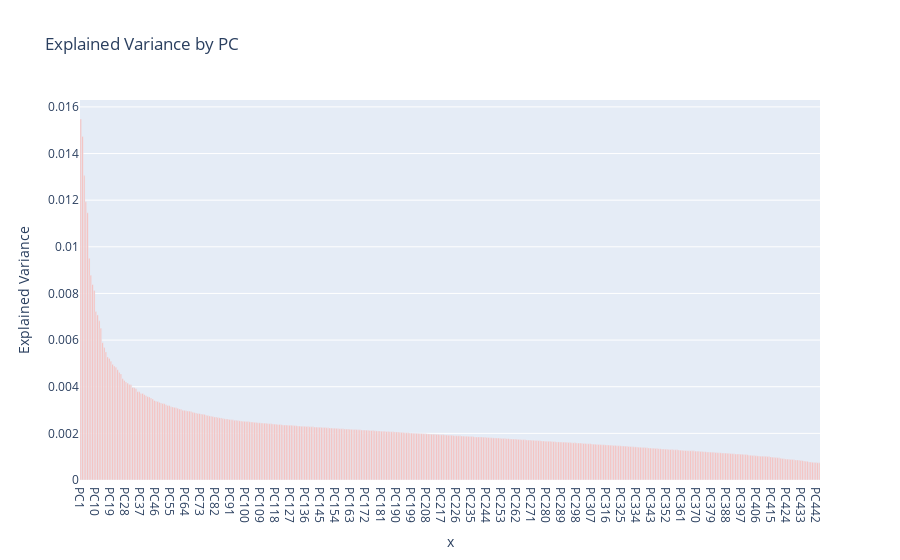
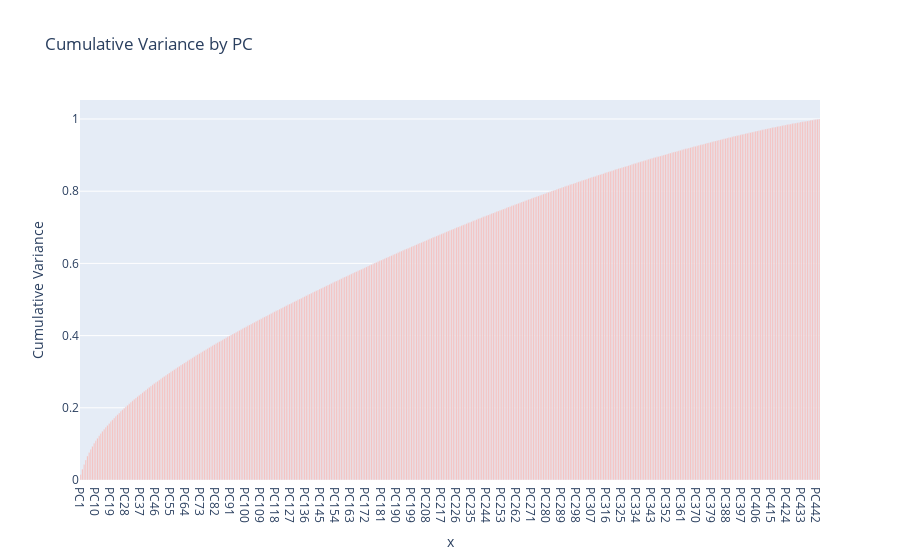

Notebook source saved alongside these figures, in order:
### Code cell
import plotly.express as px

fig = px.bar(pca_variances, x=pca_columns, y='Explained Variance', title='Explained Variance by PC',
             labels={'Explained Variance': 'Explained Variance', 'PC': 'PC'},
             color_discrete_sequence=px.colors.qualitative.Pastel1)
fig.show()
fig = px.bar(pca_variances, x=pca_columns, y='Cumulative Variance', title='Cumulative Variance by PC',
             labels={'Cumulative Variance': 'Cumulative Variance', 'PC': 'PC'},
             color_discrete_sequence=px.colors.qualitative.Pastel1)
fig.show()

### Figure 1 — Plotly figure (JSON) as saved in the notebook; plotly's stock layout.template omitted (floating-point values rounded to 4 significant figures; data arrays with more than 128 entries replaced by an {"elided": "..."} marker saying what was removed)
{"data": [{"hovertemplate": "x=%{x}<br>Explained Variance=%{y}<extra></extra>", "legendgroup": "", "marker": {"color": "rgb(251,180,174)", "pattern": {"shape": ""}}, "name": "", "orientation": "v", "showlegend": false, "textposition": "auto", "type": "bar", "x": {"elided": "443 str values"}, "xaxis": "x", "y": {"elided": "443 float values"}, "yaxis": "y"}], "layout": {"barmode": "relative", "legend": {"tracegroupgap": 0}, "title": {"text": "Explained Variance by PC"}, "xaxis": {"anchor": "y", "domain": [0, 1], "title": {"text": "x"}}, "yaxis": {"anchor": "x", "domain": [0, 1], "title": {"text": "Explained Variance"}}}}

### Figure 2 — Plotly figure (JSON) as saved in the notebook; plotly's stock layout.template omitted (floating-point values rounded to 4 significant figures; data arrays with more than 128 entries replaced by an {"elided": "..."} marker saying what was removed)
{"data": [{"hovertemplate": "x=%{x}<br>Cumulative Variance=%{y}<extra></extra>", "legendgroup": "", "marker": {"color": "rgb(251,180,174)", "pattern": {"shape": ""}}, "name": "", "orientation": "v", "showlegend": false, "textposition": "auto", "type": "bar", "x": {"elided": "443 str values"}, "xaxis": "x", "y": {"elided": "443 float values"}, "yaxis": "y"}], "layout": {"barmode": "relative", "legend": {"tracegroupgap": 0}, "title": {"text": "Cumulative Variance by PC"}, "xaxis": {"anchor": "y", "domain": [0, 1], "title": {"text": "x"}}, "yaxis": {"anchor": "x", "domain": [0, 1], "title": {"text": "Cumulative Variance"}}}}
